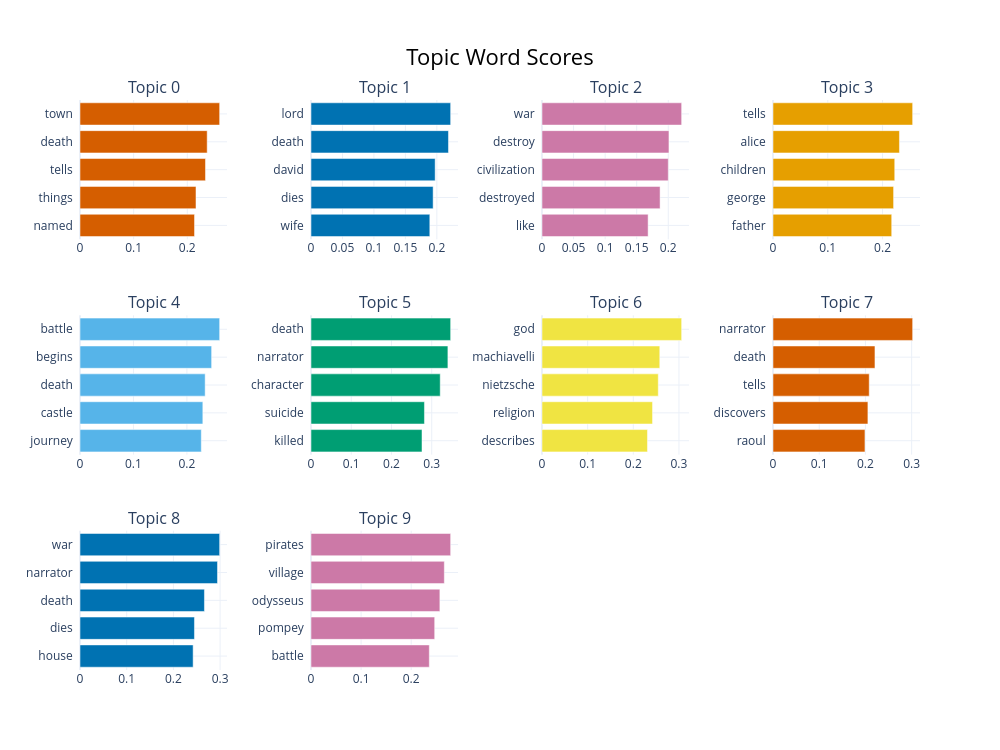

Notebook source saved alongside this figure:
### Markdown cell above
**Visualization of topics as a bar chart**

This chart shows the 10 most popular topics and the keywords that define them.

### Code cell
if 'topic_model' in locals():
    display(topic_model.visualize_barchart(top_n_topics=10))
else:
    print("No df_topic")

### Figure 1 — Plotly figure (JSON) as saved in the notebook; plotly's stock layout.template omitted (floating-point values rounded to 4 significant figures)
{"data": [{"marker": {"color": "#D55E00"}, "orientation": "h", "x": [0.2135, 0.2163, 0.234, 0.2371, 0.2604], "y": ["named  ", "things  ", "tells  ", "death  ", "town  "], "type": "bar", "xaxis": "x", "yaxis": "y"}, {"marker": {"color": "#0072B2"}, "orientation": "h", "x": [0.1888, 0.1941, 0.1973, 0.2185, 0.2219], "y": ["wife  ", "dies  ", "david  ", "death  ", "lord  "], "type": "bar", "xaxis": "x2", "yaxis": "y2"}, {"marker": {"color": "#CC79A7"}, "orientation": "h", "x": [0.1681, 0.1871, 0.2, 0.2011, 0.2212], "y": ["like  ", "destroyed  ", "civilization  ", "destroy  ", "war  "], "type": "bar", "xaxis": "x3", "yaxis": "y3"}, {"marker": {"color": "#E69F00"}, "orientation": "h", "x": [0.2168, 0.2202, 0.2223, 0.2309, 0.255], "y": ["father  ", "george  ", "children  ", "alice  ", "tells  "], "type": "bar", "xaxis": "x4", "yaxis": "y4"}, {"marker": {"color": "#56B4E9"}, "orientation": "h", "x": [0.2269, 0.2298, 0.2342, 0.2463, 0.2613], "y": ["journey  ", "castle  ", "death  ", "begins  ", "battle  "], "type": "bar", "xaxis": "x5", "yaxis": "y5"}, {"marker": {"color": "#009E73"}, "orientation": "h", "x": [0.2758, 0.2819, 0.3211, 0.3401, 0.347], "y": ["killed  ", "suicide  ", "character  ", "narrator  ", "death  "], "type": "bar", "xaxis": "x6", "yaxis": "y6"}, {"marker": {"color": "#F0E442"}, "orientation": "h", "x": [0.2311, 0.2422, 0.2547, 0.258, 0.3059], "y": ["describes  ", "religion  ", "nietzsche  ", "machiavelli  ", "god  "], "type": "bar", "xaxis": "x7", "yaxis": "y7"}, {"marker": {"color": "#D55E00"}, "orientation": "h", "x": [0.199, 0.2054, 0.2082, 0.2206, 0.3022], "y": ["raoul  ", "discovers  ", "tells  ", "death  ", "narrator  "], "type": "bar", "xaxis": "x8", "yaxis": "y8"}, {"marker": {"color": "#0072B2"}, "orientation": "h", "x": [0.2422, 0.2451, 0.2664, 0.2944, 0.299], "y": ["house  ", "dies  ", "death  ", "narrator  ", "war  "], "type": "bar", "xaxis": "x9", "yaxis": "y9"}, {"marker": {"color": "#CC79A7"}, "orientation": "h", "x": [0.2361, 0.2469, 0.2572, 0.2661, 0.2787], "y": ["battle  ", "pompey  ", "odysseus  ", "village  ", "pirates  "], "type": "bar", "xaxis": "x10", "yaxis": "y10"}], "layout": {"xaxis": {"anchor": "y", "domain": [0.0, 0.175], "showgrid": true}, "yaxis": {"anchor": "x", "domain": [0.7556, 1.0], "showgrid": true}, "xaxis2": {"anchor": "y2", "domain": [0.275, 0.45], "showgrid": true}, "yaxis2": {"anchor": "x2", "domain": [0.7556, 1.0], "showgrid": true}, "xaxis3": {"anchor": "y3", "domain": [0.55, 0.725], "showgrid": true}, "yaxis3": {"anchor": "x3", "domain": [0.7556, 1.0], "showgrid": true}, "xaxis4": {"anchor": "y4", "domain": [0.825, 1.0], "showgrid": true}, "yaxis4": {"anchor": "x4", "domain": [0.7556, 1.0], "showgrid": true}, "xaxis5": {"anchor": "y5", "domain": [0.0, 0.175], "showgrid": true}, "yaxis5": {"anchor": "x5", "domain": [0.3778, 0.6222], "showgrid": true}, "xaxis6": {"anchor": "y6", "domain": [0.275, 0.45], "showgrid": true}, "yaxis6": {"anchor": "x6", "domain": [0.3778, 0.6222], "showgrid": true}, "xaxis7": {"anchor": "y7", "domain": [0.55, 0.725], "showgrid": true}, "yaxis7": {"anchor": "x7", "domain": [0.3778, 0.6222], "showgrid": true}, "xaxis8": {"anchor": "y8", "domain": [0.825, 1.0], "showgrid": true}, "yaxis8": {"anchor": "x8", "domain": [0.3778, 0.6222], "showgrid": true}, "xaxis9": {"anchor": "y9", "domain": [0.0, 0.175], "showgrid": true}, "yaxis9": {"anchor": "x9", "domain": [0.0, 0.2444], "showgrid": true}, "xaxis10": {"anchor": "y10", "domain": [0.275, 0.45], "showgrid": true}, "yaxis10": {"anchor": "x10", "domain": [0.0, 0.2444], "showgrid": true}, "xaxis11": {"anchor": "y11", "domain": [0.55, 0.725], "showgrid": true}, "yaxis11": {"anchor": "x11", "domain": [0.0, 0.2444], "showgrid": true}, "xaxis12": {"anchor": "y12", "domain": [0.825, 1.0], "showgrid": true}, "yaxis12": {"anchor": "x12", "domain": [0.0, 0.2444], "showgrid": true}, "annotations": [{"font": {"size": 16}, "showarrow": false, "text": "Topic 0", "x": 0.0875, "xanchor": "center", "xref": "paper", "y": 1.0, "yanchor": "bottom", "yref": "paper"}, {"font": {"size": 16}, "showarrow": false, "text": "Topic 1", "x": 0.3625, "xanchor": "center", "xref": "paper", "y": 1.0, "yanchor": "bottom", "yref": "paper"}, {"font": {"size": 16}, "showarrow": false, "text": "Topic 2", "x": 0.6375, "xanchor": "center", "xref": "paper", "y": 1.0, "yanchor": "bottom", "yref": "paper"}, {"font": {"size": 16}, "showarrow": false, "text": "Topic 3", "x": 0.9125, "xanchor": "center", "xref": "paper", "y": 1.0, "yanchor": "bottom", "yref": "paper"}, {"font": {"size": 16}, "showarrow": false, "text": "Topic 4", "x": 0.0875, "xanchor": "center", "xref": "paper", "y": 0.6222, "yanchor": "bottom", "yref": "paper"}, {"font": {"size": 16}, "showarrow": false, "text": "Topic 5", "x": 0.3625, "xanchor": "center", "xref": "paper", "y": 0.6222, "yanchor": "bottom", "yref": "paper"}, {"font": {"size": 16}, "showarrow": false, "text": "Topic 6", "x": 0.6375, "xanchor": "center", "xref": "paper", "y": 0.6222, "yanchor": "bottom", "yref": "paper"}, {"font": {"size": 16}, "showarrow": false, "text": "Topic 7", "x": 0.9125, "xanchor": "center", "xref": "paper", "y": 0.6222, "yanchor": "bottom", "yref": "paper"}, {"font": {"size": 16}, "showarrow": false, "text": "Topic 8", "x": 0.0875, "xanchor": "center", "xref": "paper", "y": 0.2444, "yanchor": "bottom", "yref": "paper"}, {"font": {"size": 16}, "showarrow": false, "text": "Topic 9", "x": 0.3625, "xanchor": "center", "xref": "paper", "y": 0.2444, "yanchor": "bottom", "yref": "paper"}], "title": {"font": {"size": 22, "color": "Black"}, "text": "Topic Word Scores", "x": 0.5, "xanchor": "center", "yanchor": "top"}, "hoverlabel": {"font": {"size": 16, "family": "Rockwell"}, "bgcolor": "white"}, "showlegend": false, "width": 1000, "height": 750}}
